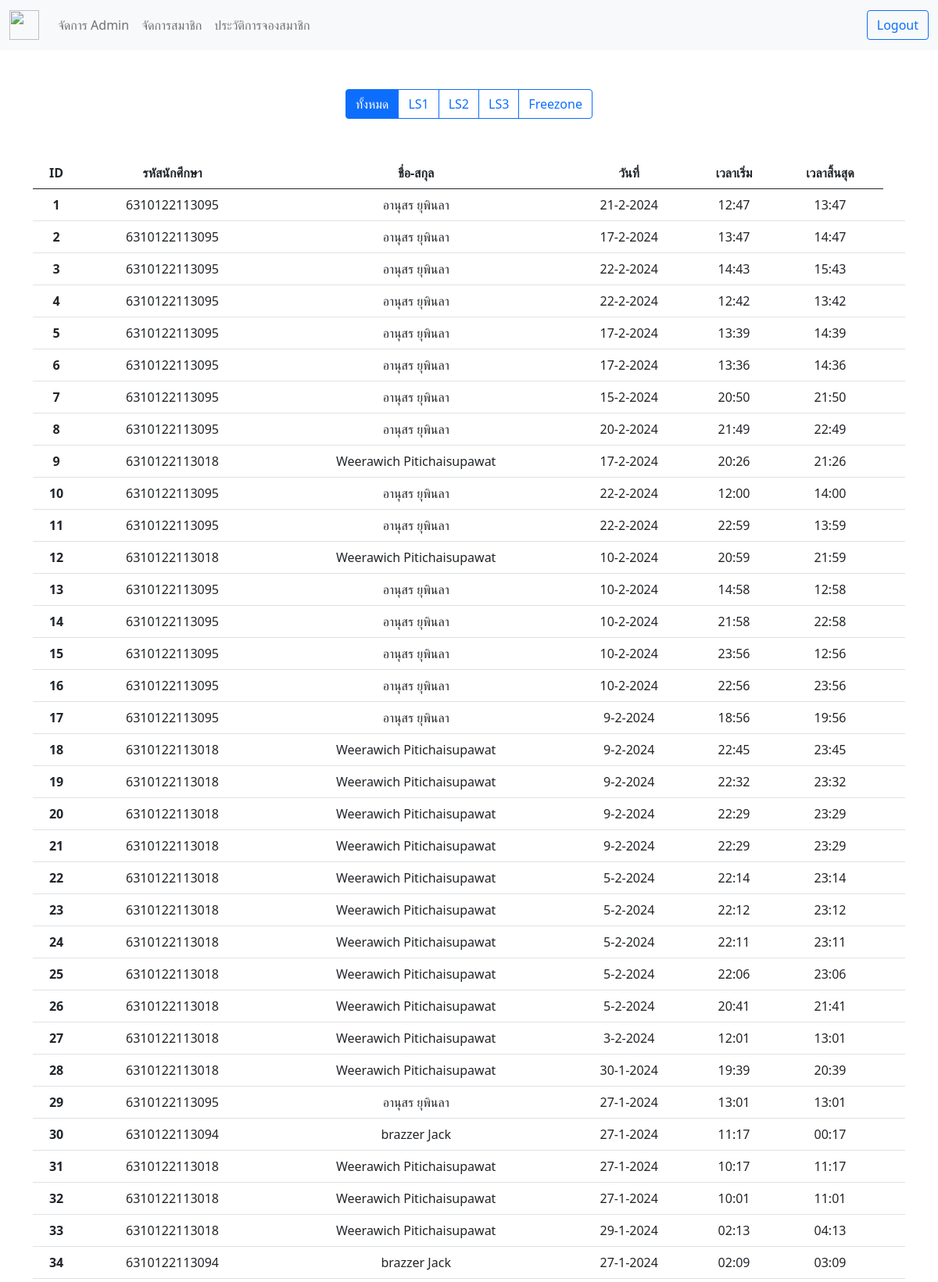
The app's page /history.php (signed in, upper part) with its own data.
### tables this page shows
CREATE TABLE `history` (
  `std_id` bigint(13) NOT NULL,
  `std_name` varchar(50) DEFAULT NULL,
  `srt_day` text NOT NULL,
  `std_num` int(20) NOT NULL,
  `srt_time` text NOT NULL,
  `end_time` text NOT NULL,
  `id` int(11) NOT NULL,
  `number` int(11) NOT NULL,
  `room` varchar(20) DEFAULT NULL
);

### connect.php (called while the page is built, shortened)
<?php
class Database{
    private $pdo;
    private $result;
    public function __construct($host, $dbname, $username, $password){
            $this->host=$host;
            $this->dbname=$dbname;
            $this->username=$username;
            $this->password=$password;
            try{
                $this->pdo = new PDO("mysql:host=$this->host;dbname=$this->dbname",$this->username,$this->password);
                $this->pdo->setAttribute(PDO::ATTR_ERRMODE,PDO::ERRMODE_EXCEPTION);
            }catch(PDOException $message){
                die("connection failed".$message->getMessage());
            }
        }
    public function fetchAll(){
        return $this->result->fetchAll(PDO::FETCH_ASSOC);
    }
    public function Query($sql){
        $this->result = $this->pdo->query($sql);
    }
}
?>

### history.php (the view, shortened to what this page needs)
<?php
require_once 'connect.php';
$db = new Database("localhost", "SProject", "root", "");
?>
<!DOCTYPE html>
<html lang="en">
<head>
    <link href="https://cdn.jsdelivr.net/npm/bootstrap@5.0.2/dist/css/bootstrap.min.css" rel="stylesheet">
</head>
<body>
    <nav class="navbar navbar-expand-lg navbar-light bg-light position-fixed w-100" style="z-index: 99; top:0;">
        <div class="container-fluid">
            <a class="navbar-brand " href="#">
                <img src="https://www.pnru.ac.th/storage/site-logo.png" alt="" width="38" height="38">
            </a>
            <div class="collapse navbar-collapse " id="navbarSupportedContent">
                <ul class="navbar-nav  me-auto mb-2 mb-lg-0">
                    <li class="nav-item">
                        <a class="nav-link " aria-current="page" href="dashboard.php">จัดการ Admin</a>
                    </li>
                    <li class="nav-item">
                        <a class="nav-link " href="member.php">จัดการสมาชิก</a>
                    </li>
                    <li class="nav-item">
                        <a class="nav-link " href="history.php">ประวัติการจองสมาชิก</a>
                    </li>
                </ul>
                <form action="admin_process.php" method="post">
                    <button type="button" name="logout" class="btn btn-outline-primary" data-bs-toggle="modal" data-bs-target="#logout">Logout</button>
                </form>
            </div>
        </div>
    </nav>
    <br>
    <?php
                        if (isset($_SESSION["UID"])) {
                            if ($_SESSION["UID"] == "admin") {
                                if (isset($_GET["table"])) {
                                    $table = $_GET["table"];
                                } else {
                                    $table = "all_history";
                                }
                            }
                        }
                        ?>
    <div class="container d-flex justify-content-center">
        <div class="btn-group" role="group" style="margin-top: 90px;" aria-label="Basic outlined example">
            <a href="history.php?table=all_history" class="btn <?php echo ($table == "all_history") ? "btn-primary" : "btn-outline-primary"; ?>">ทั้งหมด</a>
            <a href="history.php?table=LS1" class="btn <?php echo ($table == "LS1") ? "btn-primary" : "btn-outline-primary"; ?>">LS1</a>
            <a href="history.php?table=LS2" class="btn <?php echo ($table == "LS2") ? "btn-primary" : "btn-outline-primary"; ?>">LS2</a>
            <a href="history.php?table=LS3" class="btn <?php echo ($table == "LS3") ? "btn-primary" : "btn-outline-primary"; ?>">LS3</a>
            <a href="history.php?table=freezone" class="btn <?php echo ($table == "freezone") ? "btn-primary" : "btn-outline-primary"; ?>">Freezone</a>
        </div>
    </div>
    <div class="rows container d-flex mt-5 justify-content-center">
        <div class="col-12">
            <div style="margin-top: 1px; ; margin-bottom:0px;" class=" text-center text-dark">
                <table class="table">
                    <thead>
                        <tr>
                            <th scope="col">ID</th>
                            <th scope="col">รหัสนักศึกษา</th>
                            <th scope="col">ชื่อ-สกุล</th>
                            <th scope="col">วันที่</th>
                            <th scope="col">เวลาเริ่ม</th>
                            <th scope="col">เวลาสิ้นสุด</th>
                        </tr>
                    </thead>
                    <tbody>
                        <?php
                        if ($table == "all_history"){
                            $sql = "SELECT * FROM history ";
                            $db->Query($sql);
                        $result = $db->fetchAll();
                        }else{
                            $str = strval($table);
                            $sql = "SELECT * FROM history WHERE room = ? ";
                            $db->executeInsert($sql);
                            $db->executeQuery([$table]);
                            $result = $db->fetchAll();
                        }
                        $index = 0;
                        if (count($result) > 0) {
                            $R = array_reverse($result);
                            foreach ($R as $row) {
                                $index++;
                                echo "<tr>";
                                echo "<th scope='row'>" . $index . "</th>";
                                echo "<td>" . $row["std_id"] . "</td>";
                                echo "<td>" . $row["std_name"] . "</td>";
                                echo "<td>" . $row["srt_day"] . "</td>";
                                echo "<td>" . $row["srt_time"] . "</td>";
                                echo "<td>" . $row["end_time"] . "</td>";
                                echo "<td>";
                                echo "</div>";
                                echo "</td>";
                                echo "</tr>";
                            }
                        } else {
                            echo "ไม่พบข้อมูลผู้ใช้";
                        }
                        ?>
</body>
</html>

### records on screen
history: std "6310122113095", std_name "อานุสร ยุพินลา", srt_day "21-2-2024", srt_time "12:47", end_time "13:47"
history: std "6310122113095", std_name "อานุสร ยุพินลา", srt_day "17-2-2024", srt_time "13:47", end_time "14:47"
history: std "6310122113095", std_name "อานุสร ยุพินลา", srt_day "22-2-2024", srt_time "14:43", end_time "15:43"
history: std "6310122113095", std_name "อานุสร ยุพินลา", srt_day "22-2-2024", srt_time "12:42", end_time "13:42"
history: std "6310122113095", std_name "อานุสร ยุพินลา", srt_day "17-2-2024", srt_time "13:39", end_time "14:39"
history: std "6310122113095", std_name "อานุสร ยุพินลา", srt_day "17-2-2024", srt_time "13:36", end_time "14:36"
history: std "6310122113095", std_name "อานุสร ยุพินลา", srt_day "15-2-2024", srt_time "20:50", end_time "21:50"
history: std "6310122113095", std_name "อานุสร ยุพินลา", srt_day "20-2-2024", srt_time "21:49", end_time "22:49"
history: std "6310122113018", std_name "Weerawich Pitichaisupawat", srt_day "17-2-2024", srt_time "20:26", end_time "21:26"
history: std "6310122113095", std_name "อานุสร ยุพินลา", srt_day "22-2-2024", srt_time "12:00", end_time "14:00"
history: std "6310122113095", std_name "อานุสร ยุพินลา", srt_day "22-2-2024", srt_time "22:59", end_time "13:59"
history: std "6310122113018", std_name "Weerawich Pitichaisupawat", srt_day "10-2-2024", srt_time "20:59", end_time "21:59"
history: std "6310122113095", std_name "อานุสร ยุพินลา", srt_day "10-2-2024", srt_time "14:58", end_time "12:58"
history: std "6310122113095", std_name "อานุสร ยุพินลา", srt_day "10-2-2024", srt_time "21:58", end_time "22:58"
history: std "6310122113095", std_name "อานุสร ยุพินลา", srt_day "10-2-2024", srt_time "23:56", end_time "12:56"
history: std "6310122113095", std_name "อานุสร ยุพินลา", srt_day "10-2-2024", srt_time "22:56", end_time "23:56"
history: std "6310122113095", std_name "อานุสร ยุพินลา", srt_day "9-2-2024", srt_time "18:56", end_time "19:56"
history: std "6310122113018", std_name "Weerawich Pitichaisupawat", srt_day "9-2-2024", srt_time "22:45", end_time "23:45"
history: std "6310122113018", std_name "Weerawich Pitichaisupawat", srt_day "9-2-2024", srt_time "22:32", end_time "23:32"
history: std "6310122113018", std_name "Weerawich Pitichaisupawat", srt_day "9-2-2024", srt_time "22:29", end_time "23:29"
history: std "6310122113018", std_name "Weerawich Pitichaisupawat", srt_day "9-2-2024", srt_time "22:29", end_time "23:29"
history: std "6310122113018", std_name "Weerawich Pitichaisupawat", srt_day "5-2-2024", srt_time "22:14", end_time "23:14"
history: std "6310122113018", std_name "Weerawich Pitichaisupawat", srt_day "5-2-2024", srt_time "22:12", end_time "23:12"
history: std "6310122113018", std_name "Weerawich Pitichaisupawat", srt_day "5-2-2024", srt_time "22:11", end_time "23:11"
history: std "6310122113018", std_name "Weerawich Pitichaisupawat", srt_day "5-2-2024", srt_time "22:06", end_time "23:06"
history: std "6310122113018", std_name "Weerawich Pitichaisupawat", srt_day "5-2-2024", srt_time "20:41", end_time "21:41"
history: std "6310122113018", std_name "Weerawich Pitichaisupawat", srt_day "3-2-2024", srt_time "12:01", end_time "13:01"
history: std "6310122113018", std_name "Weerawich Pitichaisupawat", srt_day "30-1-2024", srt_time "19:39", end_time "20:39"
history: std "6310122113095", std_name "อานุสร ยุพินลา", srt_day "27-1-2024", srt_time "13:01", end_time "13:01"
history: std "6310122113094", std_name "brazzer Jack", srt_day "27-1-2024", srt_time "11:17", end_time "00:17"
history: std "6310122113018", std_name "Weerawich Pitichaisupawat", srt_day "27-1-2024", srt_time "10:17", end_time "11:17"
history: std "6310122113018", std_name "Weerawich Pitichaisupawat", srt_day "27-1-2024", srt_time "10:01", end_time "11:01"
history: std "6310122113018", std_name "Weerawich Pitichaisupawat", srt_day "29-1-2024", srt_time "02:13", end_time "04:13"
history: std "6310122113094", std_name "brazzer Jack", srt_day "27-1-2024", srt_time "02:09", end_time "03:09"
